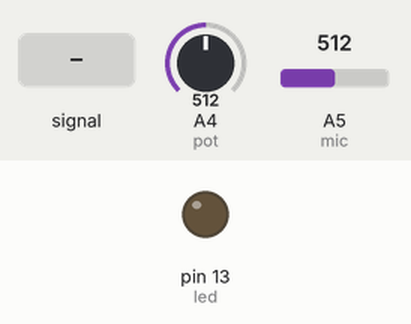
A sketch run on a simulated Arduino Uno, built with avr-gcc and run on an emulated ATmega328P. On the bench: output pins drawn as LEDs (lit = HIGH). Inputs (shaded band) come from the test bench; at power-on: A5 (mic) = 512, A4 (pot) = 512.

Above: at 1.2 s.
1.3 s: A5 (mic) fed a 200 Hz sine of ±81 counts around its level
At 2.5 s:
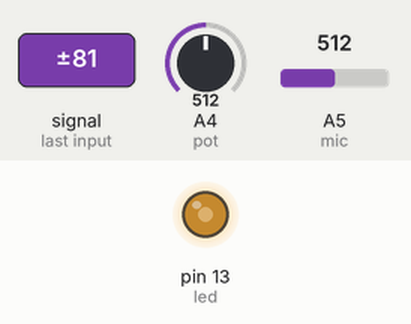
2.8 s: A5 (mic) set to 528
At 3.3 s:
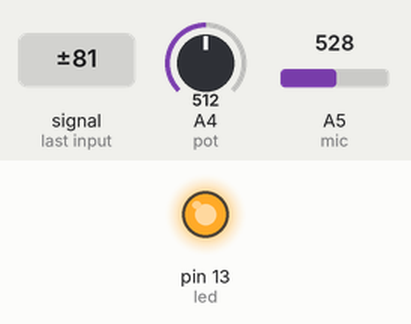
4.3 s: A5 (mic) fed a 1000 Hz sine of ±255 counts around its level
At 5.5 s:
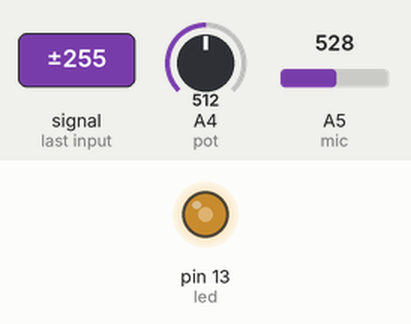
5.8 s: A4 (pot) set to 716
At 6.5 s:
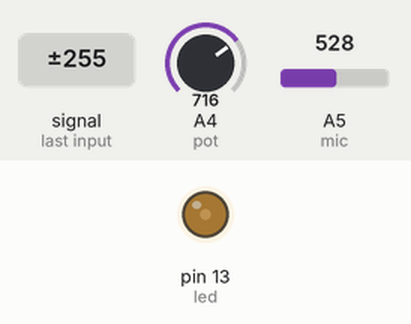
7.3 s: A4 (pot) set to 900
At 8.1 s:
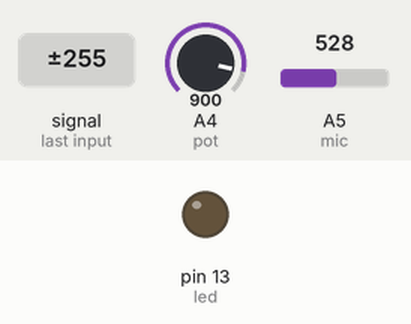
8.8 s: A4 (pot) set to 793
10.3 s: A4 (pot) set to 769
At 11.7 s:
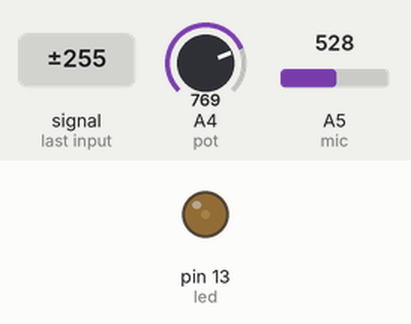
Timing chart, 0 to 12.8 s (numbered marks = the images above; inputs shaded):
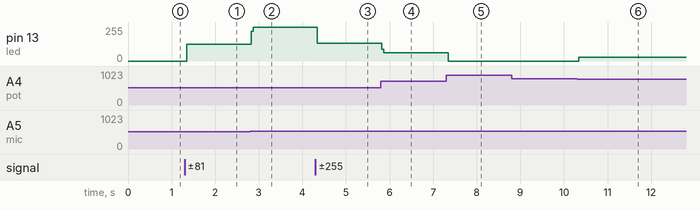

Measured:
- the behaviour switches between 512 and 513 on A5 (mic) (found by bisection; images 1 and 2)
- after the input at 1.3 s, pin 13 (led): 0/255 → 127/255 after 0.05 s
- after the input at 2.8 s, pin 13 (led): 127/255 → 255/255 at once
- after the input at 4.3 s, pin 13 (led): 255/255 → 132/255 at once
- after the input at 5.8 s, pin 13 (led): 132/255 → 61/255 at once
- after the input at 7.3 s, pin 13 (led): 61/255 → 0/255 at once
- after the input at 8.8 s, every drawn part: stays the same
- after the input at 10.3 s, pin 13 (led): 0/255 → 28/255 after 0.05 s

The sketch:

miercoles4.ino
```cpp
// miercoles4.ino

// led conectado ao pino 13
#define led 13

// entradas analogicas
#define pot A4
#define mic A5

void setup(){
    pinMode(led, OUTPUT);
}

void loop(){
    if(analogRead(mic) > analogRead(pot)){
        digitalWrite(led, HIGH);
    }else{
        digitalWrite(led, LOW);
    }
}
```
